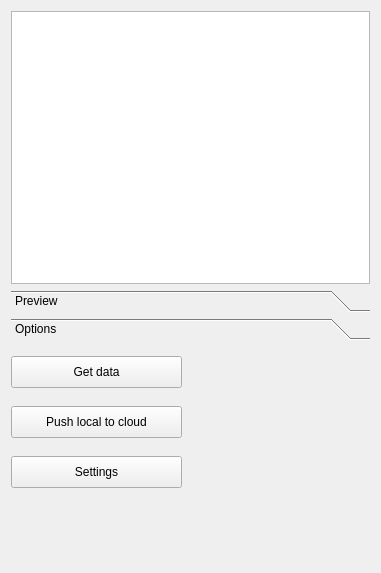
<?xml version="1.0" encoding="UTF-8"?>
<ui version="4.0">
 <class>CADBaseLibrary</class>
 <widget class="QWidget" name="CADBaseLibrary">
  <property name="geometry">
   <rect>
    <x>0</x>
    <y>0</y>
    <width>381</width>
    <height>573</height>
   </rect>
  </property>
  <property name="windowTitle">
   <string>CADBase Library</string>
  </property>
  <layout class="QVBoxLayout" name="verticalLayout">
   <item>
    <widget class="QTreeView" name="folder">
     <property name="headerHidden">
      <bool>true</bool>
     </property>
    </widget>
   </item>
   <item>
    <widget class="QToolBox" name="toolBox">
     <property name="sizePolicy">
      <sizepolicy hsizetype="Expanding" vsizetype="Preferred">
       <horstretch>0</horstretch>
       <verstretch>0</verstretch>
      </sizepolicy>
     </property>
     <property name="acceptDrops">
      <bool>false</bool>
     </property>
     <property name="currentIndex">
      <number>1</number>
     </property>
     <widget class="QWidget" name="previewframe">
      <property name="geometry">
       <rect>
        <x>0</x>
        <y>0</y>
        <width>369</width>
        <height>213</height>
       </rect>
      </property>
      <attribute name="label">
       <string>Preview</string>
      </attribute>
      <widget class="QLabel" name="preview">
       <property name="geometry">
        <rect>
         <x>10</x>
         <y>0</y>
         <width>350</width>
         <height>128</height>
        </rect>
       </property>
       <property name="sizePolicy">
        <sizepolicy hsizetype="Preferred" vsizetype="Fixed">
         <horstretch>0</horstretch>
         <verstretch>0</verstretch>
        </sizepolicy>
       </property>
       <property name="text">
        <string/>
       </property>
       <property name="scaledContents">
        <bool>false</bool>
       </property>
      </widget>
     </widget>
     <widget class="QWidget" name="optbuttons">
      <property name="geometry">
       <rect>
        <x>0</x>
        <y>0</y>
        <width>369</width>
        <height>213</height>
       </rect>
      </property>
      <attribute name="label">
       <string>Options</string>
      </attribute>
      <widget class="QToolButton" name="updatebutton">
       <property name="geometry">
        <rect>
         <x>0</x>
         <y>10</y>
         <width>171</width>
         <height>32</height>
        </rect>
       </property>
       <property name="sizePolicy">
        <sizepolicy hsizetype="Preferred" vsizetype="Preferred">
         <horstretch>0</horstretch>
         <verstretch>0</verstretch>
        </sizepolicy>
       </property>
       <property name="text">
        <string>Get data</string>
       </property>
       <property name="icon">
        <iconset theme="emblem-downloads">
         <normaloff>.</normaloff>.</iconset>
       </property>
       <property name="toolButtonStyle">
        <enum>Qt::ToolButtonTextBesideIcon</enum>
       </property>
      </widget>
      <widget class="QToolButton" name="configbutton">
       <property name="geometry">
        <rect>
         <x>0</x>
         <y>110</y>
         <width>171</width>
         <height>32</height>
        </rect>
       </property>
       <property name="sizePolicy">
        <sizepolicy hsizetype="Preferred" vsizetype="Preferred">
         <horstretch>0</horstretch>
         <verstretch>0</verstretch>
        </sizepolicy>
       </property>
       <property name="text">
        <string>Settings</string>
       </property>
       <property name="icon">
        <iconset theme="emblem-system">
         <normaloff>.</normaloff>.</iconset>
       </property>
       <property name="toolButtonStyle">
        <enum>Qt::ToolButtonTextBesideIcon</enum>
       </property>
      </widget>
      <widget class="QToolButton" name="uploadbutton">
       <property name="geometry">
        <rect>
         <x>0</x>
         <y>60</y>
         <width>171</width>
         <height>32</height>
        </rect>
       </property>
       <property name="sizePolicy">
        <sizepolicy hsizetype="Preferred" vsizetype="Preferred">
         <horstretch>0</horstretch>
         <verstretch>0</verstretch>
        </sizepolicy>
       </property>
       <property name="text">
        <string>Push local to cloud</string>
       </property>
       <property name="icon">
        <iconset theme="emblem-synchronizing"/>
       </property>
       <property name="toolButtonStyle">
        <enum>Qt::ToolButtonTextBesideIcon</enum>
       </property>
      </widget>
     </widget>
    </widget>
   </item>
  </layout>
 </widget>
 <resources/>
 <connections/>
</ui>
